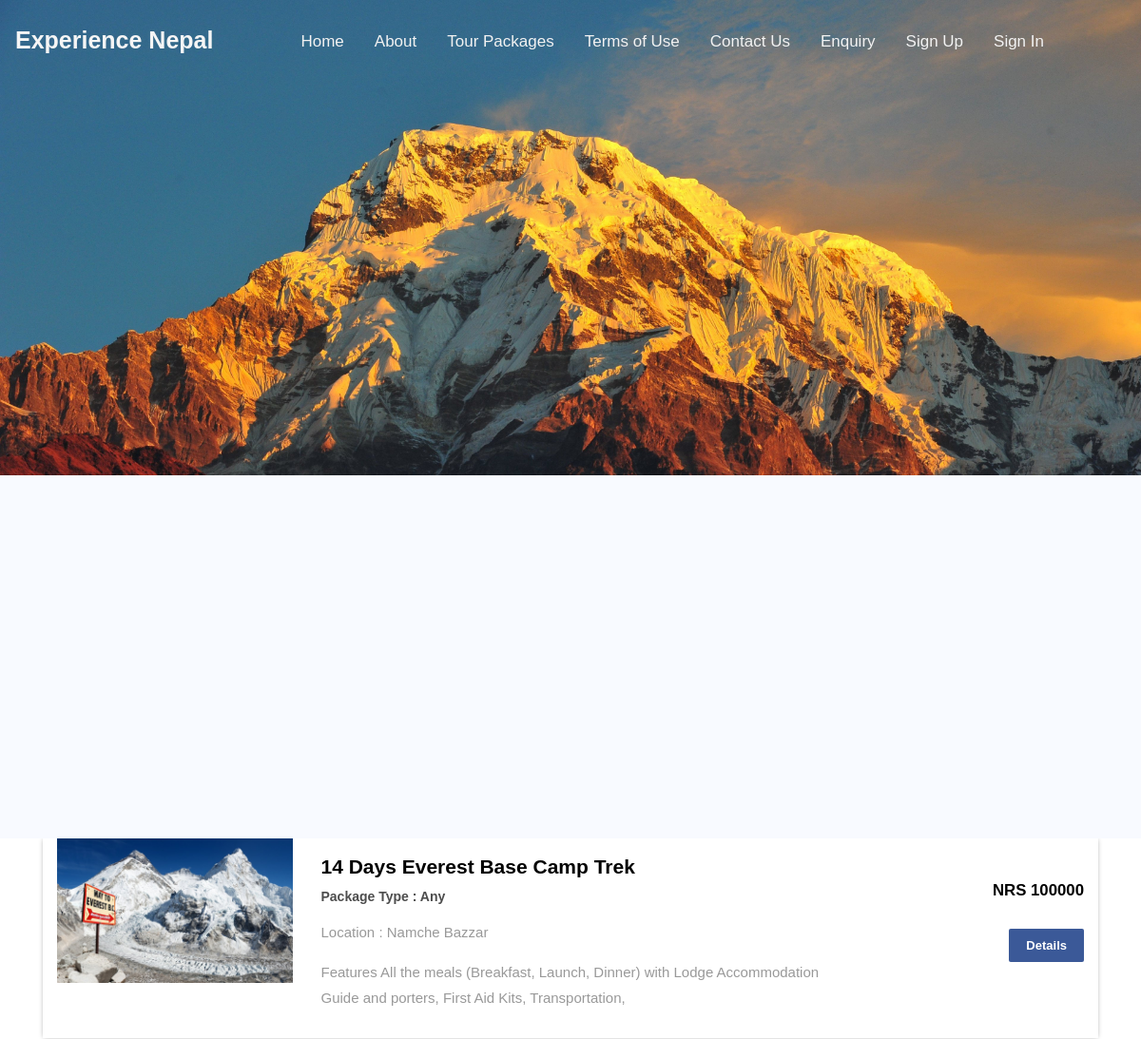
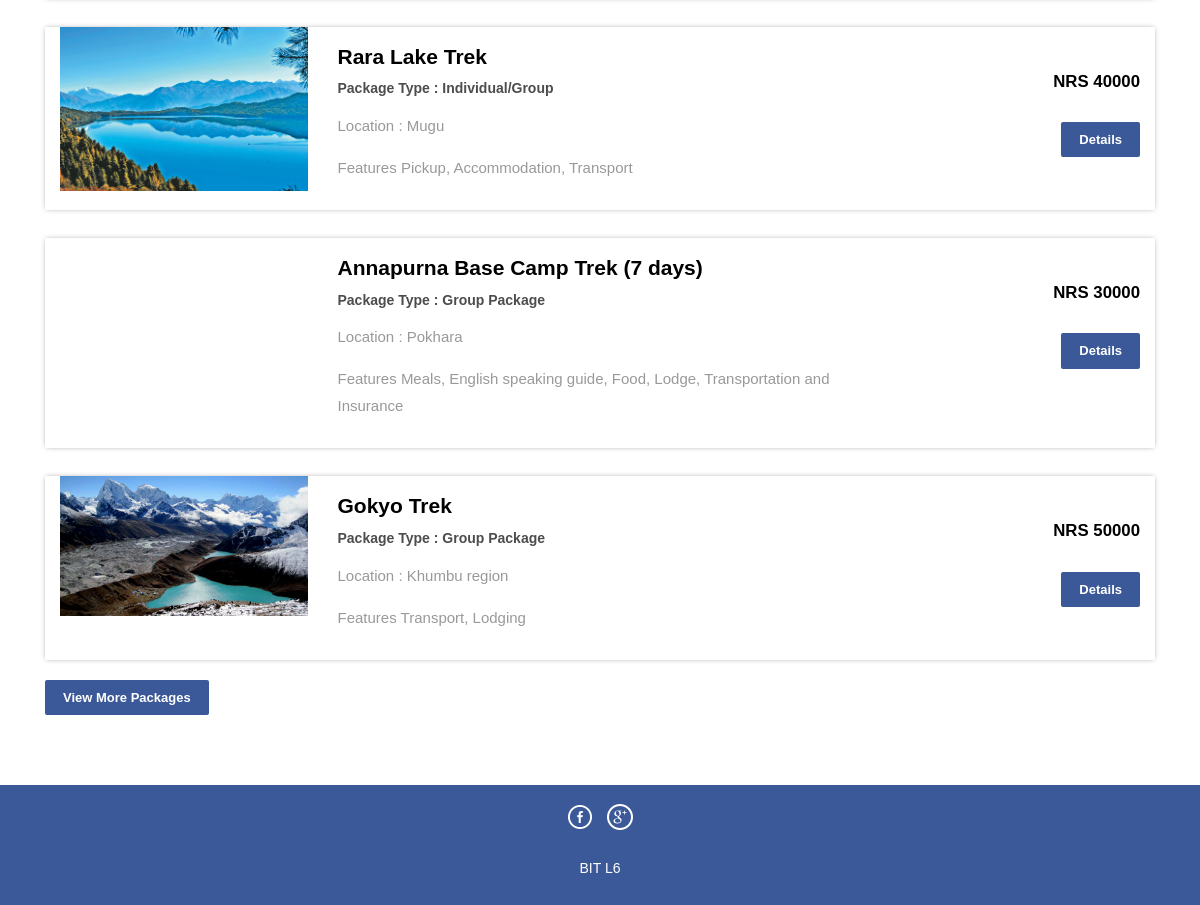
Screenshot of /tms/index.php with the database file from the repository (2 pictures, top to bottom).
### tables this page shows
CREATE TABLE `tbltourpackages` (
  `PackageId` int(11) NOT NULL,
  `PackageName` varchar(200) DEFAULT NULL,
  `PackageType` varchar(150) DEFAULT NULL,
  `PackageLocation` varchar(100) DEFAULT NULL,
  `PackagePrice` int(11) DEFAULT NULL,
  `PackageFetures` varchar(255) DEFAULT NULL,
  `PackageDetails` mediumtext DEFAULT NULL,
  `PackageImage` varchar(100) DEFAULT NULL,
  `Creationdate` timestamp NULL DEFAULT current_timestamp(),
  `UpdationDate` timestamp NULL DEFAULT NULL ON UPDATE current_timestamp()
);

### tms/index.php (the view, shortened to what this page needs)
<?php
include('includes/config.php');
?>
<!DOCTYPE HTML>
<html>
<head>
<link href="css/bootstrap.css" rel='stylesheet' type='text/css' />
<link href="css/style.css" rel='stylesheet' type='text/css' />
<link href="css/style1.css" rel='stylesheet' type='text/css'/>
<link href="css/font-awesome.css" rel="stylesheet">
<link href="css/flaticon.css" rel="stylesheet">
<link href="css/animate.css" rel="stylesheet" type="text/css" media="all">
<link rel="stylesheet" href="css/owl.carousel.min.css">
    <link rel="stylesheet" href="css/owl.theme.default.min.css">
</head>
<body><div class="banner">
<?php include('includes/header.php');?>
	</div>
<section class="ftco-section services-section bg-light">
      <div class="container">
        <div class="row d-flex">
        </div>
      </div>
	</section>
<div class="container">
	<div class="holiday" style="margin-top:-140px">
	<h3>Our Favorites</h3>
<?php $sql = "SELECT * from tbltourpackages order by rand() limit 4";
$query = $dbh->prepare($sql);
$query->execute();
$results=$query->fetchAll(PDO::FETCH_OBJ);
if($query->rowCount() > 0)
{
foreach($results as $result)
{	?>
		<div class="rom-btm">
				<div class="col-md-3 room-left wow fadeInLeft animated" data-wow-delay=".5s">
					<img src="admin/pacakgeimages/<?php echo htmlentities($result->PackageImage);?>" class="img-responsive" alt="">
				</div>
				<div class="col-md-6 room-midle wow fadeInUp animated" data-wow-delay=".5s">
					<h4><?php echo htmlentities($result->PackageName);?></h4>
					<h6>Package Type : <?php echo htmlentities($result->PackageType);?></h6>
					<p><b>Location :</b> <?php echo htmlentities($result->PackageLocation);?></p>
					<p><b>Features</b> <?php echo htmlentities($result->PackageFetures);?></p>
				</div>
				<div class="col-md-3 room-right wow fadeInRight animated" data-wow-delay=".5s">
					<h5>NRS <?php echo htmlentities($result->PackagePrice);?></h5>
					<a href="package-details.php?pkgid=<?php echo htmlentities($result->PackageId);?>" class="view">Details</a>
				</div>
				<div class="clearfix"></div>
			</div>
<?php }} ?>
<div><a href="package-list.php" class="view">View More Packages</a></div>
</div>
	</div>
<?php include('includes/footer.php');?>
</body>
</html>

### tms/css/style.css (style rules this page uses)
body { font-family: "Poppins", Arial, sans-serif; background: #fff; font-size: 14px; line-height: 1.8; font-weight: 300; color: #4d4d4d; }
html, body { font-size: 100%; background: #fff; font-family: 'Open Sans', sans-serif; }
body a,.grid_1,plan_1,plan_1.one,plan_1.two,i.icon1, i.icon2, i.icon3, i.icon4, i.icon5, i.icon6 { transition:0.5s all; -webkit-transition:0.5s all; -moz-transition:0.5s all; -o-transition:0.5s all; -ms-transition:0.5s all; }
h1,h2,h3,h4,h5,h6 { margin:0; font-family: 'Roboto Condensed', sans-serif; }
p { margin:0; }
.banner { background: url(../images/everest1.jpg)no-repeat; background-size: cover; -webkit-background-size: cover; -o-background-size: cover; -ms-background-size: cover; -moz-background-size: cover; min-height: 500px; }
.holiday { padding: 5em 0; }
.holiday h3 { font-size: 2em; font-weight: 700; color: #3b5998; }
.holiday p { font-size: 1.2em; line-height: 1.8em; margin: 1em 0; color: #999; }
a.view { padding: 6px 18px; font-weight: 700; color: #fff; background-color: #3b5998; border: 0; font-size: 13px; border-radius: 2px; -webkit-transition: all .2s; -moz-transition: all .2s; transition: all .2s; margin-top: 20px; display: inline-block; }
.rom-btm { margin-top: 2em; box-shadow: 0px 0px 5px -1px rgba(0, 0, 0, 0.37); }
.rom-btm h4 { font-size: 1.5em; font-weight: 700; }
.rom-btm p { font-size: 15px; }
.rom-btm h6 { font-size: 1em; font-weight: 700; margin: 0.5em 0; }
.room-right { text-align: right; padding: 3em 2em; }
.room-midle { padding: 1em; }
.rom-btm h5 { font-size: 1.2em; font-weight: 700; }
.ftco-section { position: relative; width: 100%; display: block; }
.ftco-section { padding: 6em 0; position: relative; }
.services-section .container { margin-top: -120px; z-index: 2; position: relative; }
.row { display: -webkit-box; display: -ms-flexbox; display: flex; -ms-flex-wrap: wrap; flex-wrap: wrap; margin-right: -15px; margin-left: -15px; }
.d-flex { display: -webkit-box !important; display: -ms-flexbox !important; display: flex !important; }

### tms/includes/header.php (style rules this page uses)
body { margin: 0; font-family: Arial, Helvetica, sans-serif; }

### rows the page displays
tbltourpackages: PackageImage (picture), PackageName "14 Days Everest Base Camp Trek", PackageType "Any", PackageLocation "Namche Bazzar", PackageFetures "All the meals (Breakfast, Launch, Dinner) with Lodge Accommodation Guide and porters, First Aid Kits, Transportation,", PackagePrice "100000"
tbltourpackages: PackageImage (picture), PackageName "Rara Lake Trek", PackageType "Individual/Group", PackageLocation "Mugu", PackageFetures "Pickup, Accommodation, Transport", PackagePrice "40000"
tbltourpackages: PackageName "Annapurna Base Camp Trek (7 days)", PackageType "Group Package", PackageLocation "Pokhara", PackageFetures "Meals, English speaking guide, Food, Lodge, Transportation and Insurance", PackagePrice "30000"
tbltourpackages: PackageImage (picture), PackageName "Gokyo Trek", PackageType "Group Package", PackageLocation "Khumbu region", PackageFetures "Transport, Lodging", PackagePrice "50000"
